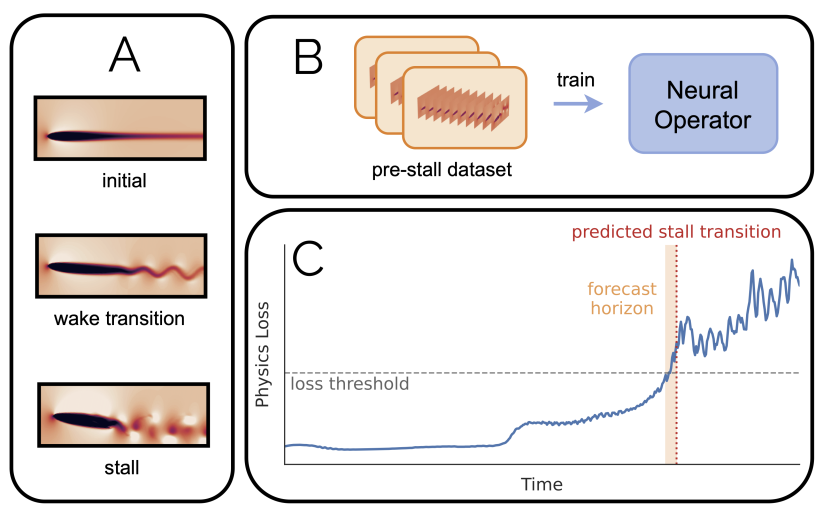
#> input picture assets/img/publication_preview/tipping_point.png, 1648 x 1028 px (shown at 1/2 size); its folder holds only this picture in this run
$ python make_images.py
#> lines starting #> are read from the running program, lines starting #| are printed output that depends on the picture
#!/usr/bin/env python3
"""Generate the site's derived images from their originals.

    assets/img/miguel.jpeg                  -> assets/img/miguel-avatar.jpg  (square headshot)
    assets/img/publication_preview/*.png    -> assets/img/pub/*.jpg          (figure thumbnails)

Run:  python3 bin/make_images.py

Needs Pillow (macOS system python3 already has it). Everything it writes is
committed, so this only needs re-running when you add or replace an original.
"""
import os
import sys

try:
    from PIL import Image
except ImportError:
    sys.exit("error: Pillow not available. Try: python3 -m pip install --user Pillow")

ROOT = os.path.dirname(os.path.dirname(os.path.abspath(__file__)))
IMG = os.path.join(ROOT, "assets", "img")
SRC_PORTRAIT = os.path.join(IMG, "miguel.jpeg")
OUT_AVATAR = os.path.join(IMG, "miguel-avatar.jpg")
SRC_FIGS = os.path.join(IMG, "publication_preview")
OUT_FIGS = os.path.join(IMG, "pub")

# Face landmarks measured on the full-size original, in its pixel coordinates.
# Re-measure these if you replace miguel.jpeg.
FACE = dict(hair_top=522, chin=1551, left=548, right=1343)
HEAD_FRACTION = 0.68     # head height as a share of the square crop
FACE_HEIGHT = 0.46       # where the face centre sits vertically in the crop
AVATAR_PX = 480          # 2x of the ~132px rendered size


def build_avatar():
    if not os.path.exists(SRC_PORTRAIT):
        print("  ! %s missing, skipping avatar" % os.path.relpath(SRC_PORTRAIT, ROOT))
        return
    im = Image.open(SRC_PORTRAIT).convert("RGB")
    w, h = im.size
    cx = (FACE["left"] + FACE["right"]) // 2
    cy = (FACE["hair_top"] + FACE["chin"]) // 2
    side = int((FACE["chin"] - FACE["hair_top"]) / HEAD_FRACTION)
    left = max(0, min(cx - side // 2, w - side))
    top = max(0, min(cy - int(FACE_HEIGHT * side), h - side))
    im.crop((left, top, left + side, top + side)) \
      .resize((AVATAR_PX, AVATAR_PX), Image.LANCZOS) \
      .save(OUT_AVATAR, "JPEG", quality=86, optimize=True, progressive=True)
    print("  avatar  %-28s %6d bytes" % (os.path.relpath(OUT_AVATAR, ROOT),
                                         os.path.getsize(OUT_AVATAR)))


def build_figures():
    """Figure thumbnails. Converted to JPEG on white: the source PNGs are RGBA
    but visually opaque, and PNG re-encoding at this size can make files larger."""
    if not os.path.isdir(SRC_FIGS):
        print("  ! %s missing, skipping figures" % os.path.relpath(SRC_FIGS, ROOT))
        return
    os.makedirs(OUT_FIGS, exist_ok=True)
    total = 0
    for name in sorted(os.listdir(SRC_FIGS)):
        if not name.lower().endswith((".png", ".jpg", ".jpeg")):
            continue
        stem = name.rsplit(".", 1)[0]
        src = Image.open(os.path.join(SRC_FIGS, name))
#> src is the input picture: PIL image 1648x1028 RGBA; mean R, G, B, A 230.6, 227, 225.8, 255
        if src.mode in ("RGBA", "LA", "P"):
            src = src.convert("RGBA")
            flat = Image.new("RGB", src.size, (255, 255, 255))
#> flat: PIL image 1648x1028 RGB; every value is 255
            flat.paste(src, mask=src.split()[-1])
            src = flat
        else:
            src = src.convert("RGB")
        src.thumbnail((420, 420), Image.LANCZOS)
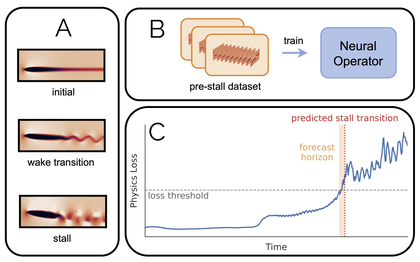
#> src: PIL image 420x262 RGB; mean R, G, B 230.2, 226.6, 225.4
        out = os.path.join(OUT_FIGS, stem + ".jpg")
        src.save(out, "JPEG", quality=82, optimize=True, progressive=True)
        total += os.path.getsize(out)
    n = len(os.listdir(OUT_FIGS))
    print("  figures %-28s %6d bytes across %d files"
          % (os.path.relpath(OUT_FIGS, ROOT), total, n))


if __name__ == "__main__":
    build_avatar()
    build_figures()
